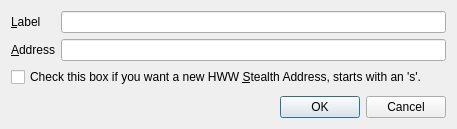
<?xml version="1.0" encoding="UTF-8"?>
<ui version="4.0">
 <class>EditAddressDialog</class>
 <widget class="QDialog" name="EditAddressDialog">
  <property name="geometry">
   <rect>
    <x>0</x>
    <y>0</y>
    <width>457</width>
    <height>129</height>
   </rect>
  </property>
  <property name="windowTitle">
   <string>Edit Address</string>
  </property>
  <layout class="QVBoxLayout" name="verticalLayout">
   <item>
    <layout class="QFormLayout" name="formLayout">
     <property name="fieldGrowthPolicy">
      <enum>QFormLayout::AllNonFixedFieldsGrow</enum>
     </property>
     <item row="0" column="0">
      <widget class="QLabel" name="label">
       <property name="text">
        <string>&amp;Label</string>
       </property>
       <property name="buddy">
        <cstring>labelEdit</cstring>
       </property>
      </widget>
     </item>
     <item row="0" column="1">
      <widget class="QLineEdit" name="labelEdit">
       <property name="toolTip">
        <string>The label associated with this address book entry</string>
       </property>
      </widget>
     </item>
     <item row="1" column="0">
      <widget class="QLabel" name="label_2">
       <property name="text">
        <string>&amp;Address</string>
       </property>
       <property name="buddy">
        <cstring>addressEdit</cstring>
       </property>
      </widget>
     </item>
     <item row="1" column="1">
      <widget class="QLineEdit" name="addressEdit">
       <property name="toolTip">
        <string>The address associated with this address book entry. This can only be modified for sending addresses.</string>
       </property>
      </widget>
     </item>
     <item row="2" column="0" colspan="2">
      <widget class="QCheckBox" name="stealthCB">
       <property name="text">
        <string>Check this box if you want a new HWW &amp;Stealth Address, starts with an 's'.</string>
       </property>
      </widget>
     </item>
    </layout>
   </item>
   <item>
    <widget class="QDialogButtonBox" name="buttonBox">
     <property name="orientation">
      <enum>Qt::Horizontal</enum>
     </property>
     <property name="standardButtons">
      <set>QDialogButtonBox::Cancel|QDialogButtonBox::Ok</set>
     </property>
    </widget>
   </item>
  </layout>
 </widget>
 <resources/>
 <connections>
  <connection>
   <sender>buttonBox</sender>
   <signal>accepted()</signal>
   <receiver>EditAddressDialog</receiver>
   <slot>accept()</slot>
   <hints>
    <hint type="sourcelabel">
     <x>248</x>
     <y>254</y>
    </hint>
    <hint type="destinationlabel">
     <x>157</x>
     <y>274</y>
    </hint>
   </hints>
  </connection>
  <connection>
   <sender>buttonBox</sender>
   <signal>rejected()</signal>
   <receiver>EditAddressDialog</receiver>
   <slot>reject()</slot>
   <hints>
    <hint type="sourcelabel">
     <x>316</x>
     <y>260</y>
    </hint>
    <hint type="destinationlabel">
     <x>286</x>
     <y>274</y>
    </hint>
   </hints>
  </connection>
 </connections>
</ui>
